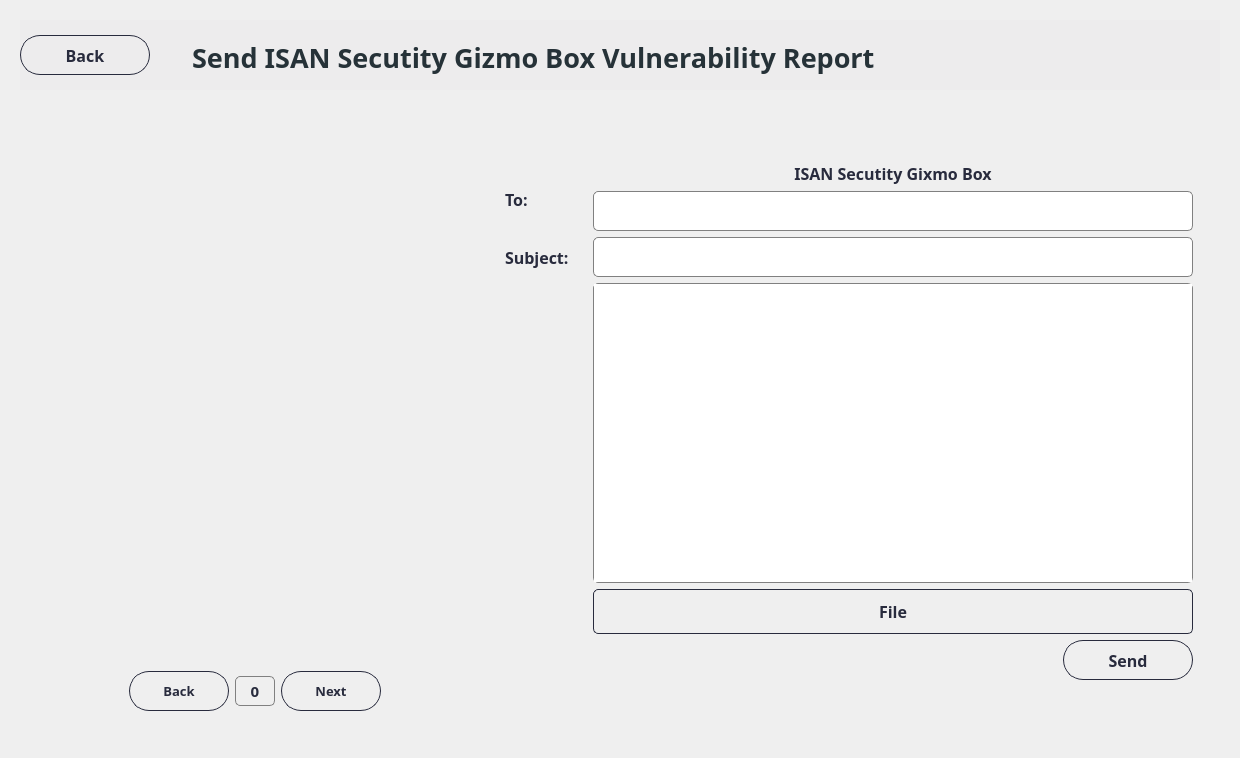
      <widget class="QWidget" name="page_vulner_email">
       <layout class="QHBoxLayout" name="horizontalLayout_67">
        <item>
         <widget class="QWidget" name="widget_126" native="true">
          <property name="styleSheet">
           <string notr="true">QWidget#widget_140{
    border: 1px solid rgb(237, 236, 237); /* Set the &quot;groove&quot; border style for the specific widgets */
	background-color: rgb(237, 236, 237);
}
</string>
          </property>
          <layout class="QVBoxLayout" name="verticalLayout_44">
           <property name="spacing">
            <number>30</number>
           </property>
           <item>
            <widget class="QWidget" name="widget_140" native="true">
             <property name="minimumSize">
              <size>
               <width>1200</width>
               <height>70</height>
              </size>
             </property>
             <property name="maximumSize">
              <size>
               <width>16777215</width>
               <height>70</height>
              </size>
             </property>
             <property name="styleSheet">
              <string notr="true"/>
             </property>
             <widget class="QWidget" name="widget_141" native="true">
              <property name="geometry">
               <rect>
                <x>0</x>
                <y>5</y>
                <width>152</width>
                <height>60</height>
               </rect>
              </property>
              <property name="minimumSize">
               <size>
                <width>0</width>
                <height>60</height>
               </size>
              </property>
              <property name="maximumSize">
               <size>
                <width>16777215</width>
                <height>60</height>
               </size>
              </property>
              <property name="styleSheet">
               <string notr="true">color:rgb(65,155,249);
background-color: rgb(237, 236, 237);
border-radius: 20px;</string>
              </property>
              <layout class="QHBoxLayout" name="horizontalLayout_70">
               <item alignment="Qt::AlignLeft">
                <widget class="QPushButton" name="btn_backEmail_vulner">
                 <property name="minimumSize">
                  <size>
                   <width>130</width>
                   <height>40</height>
                  </size>
                 </property>
                 <property name="maximumSize">
                  <size>
                   <width>130</width>
                   <height>40</height>
                  </size>
                 </property>
                 <property name="font">
                  <font>
                   <family>Barlow</family>
                   <pointsize>12</pointsize>
                   <weight>75</weight>
                   <bold>true</bold>
                  </font>
                 </property>
                 <property name="cursor">
                  <cursorShape>PointingHandCursor</cursorShape>
                 </property>
                 <property name="styleSheet">
                  <string notr="true">QPushButton {    
    border: 1px solid rgba(40,43,61,255) ;
    border-radius: 20px;
    padding: 5px 10px;
	color: rgba(40,43,61,255) ;
}

QPushButton:hover {
    background-color: ;
}
</string>
                 </property>
                 <property name="text">
                  <string>Back</string>
                 </property>
                 <property name="icon">
                  <iconset>
                   <normaloff>../icons/icons8-go-back-45.png</normaloff>../icons/icons8-go-back-45.png</iconset>
                 </property>
                 <property name="iconSize">
                  <size>
                   <width>35</width>
                   <height>35</height>
                  </size>
                 </property>
                </widget>
               </item>
              </layout>
             </widget>
             <widget class="QLabel" name="label_headofEmail_vulner">
              <property name="geometry">
               <rect>
                <x>152</x>
                <y>15</y>
                <width>900</width>
                <height>45</height>
               </rect>
              </property>
              <property name="minimumSize">
               <size>
                <width>900</width>
                <height>45</height>
               </size>
              </property>
              <property name="maximumSize">
               <size>
                <width>16777215</width>
                <height>16777215</height>
               </size>
              </property>
              <property name="font">
               <font>
                <family>Barlow</family>
                <pointsize>20</pointsize>
                <weight>75</weight>
                <bold>true</bold>
               </font>
              </property>
              <property name="styleSheet">
               <string notr="true">color: rgb(38, 50, 56);</string>
              </property>
              <property name="text">
               <string>Send ISAN Secutity Gizmo Box Vulnerability Report</string>
              </property>
              <property name="alignment">
               <set>Qt::AlignLeading|Qt::AlignLeft|Qt::AlignVCenter</set>
              </property>
              <property name="margin">
               <number>0</number>
              </property>
              <property name="indent">
               <number>20</number>
              </property>
             </widget>
            </widget>
           </item>
           <item>
            <widget class="QWidget" name="widget_137" native="true">
             <property name="font">
              <font>
               <family>Bahnschrift SemiBold</family>
               <pointsize>12</pointsize>
               <weight>75</weight>
               <bold>true</bold>
              </font>
             </property>
             <layout class="QHBoxLayout" name="horizontalLayout_68">
              <item>
               <widget class="QWidget" name="widget_132" native="true">
                <layout class="QVBoxLayout" name="verticalLayout_69">
                 <item>
                  <widget class="QWidget" name="widget_139" native="true">
                   <layout class="QHBoxLayout" name="horizontalLayout_72">
                    <item>
                     <widget class="QLabel" name="label_report_vulner">
                      <property name="minimumSize">
                       <size>
                        <width>400</width>
                        <height>500</height>
                       </size>
                      </property>
                      <property name="maximumSize">
                       <size>
                        <width>400</width>
                        <height>500</height>
                       </size>
                      </property>
                      <property name="font">
                       <font>
                        <family>Barlow</family>
                       </font>
                      </property>
                      <property name="text">
                       <string/>
                      </property>
                      <property name="pixmap">
                       <pixmap>../../../../../../.designer/backup/C:/Users/kanja/OneDrive/Pictures/Screenshots/Screenshot 2023-10-16 152325.png</pixmap>
                      </property>
                      <property name="scaledContents">
                       <bool>true</bool>
                      </property>
                     </widget>
                    </item>
                   </layout>
                  </widget>
                 </item>
                 <item alignment="Qt::AlignHCenter|Qt::AlignTop">
                  <widget class="QWidget" name="widget_142" native="true">
                   <layout class="QHBoxLayout" name="horizontalLayout_71">
                    <item>
                     <widget class="QPushButton" name="btn_backReport_vulner">
                      <property name="minimumSize">
                       <size>
                        <width>100</width>
                        <height>40</height>
                       </size>
                      </property>
                      <property name="maximumSize">
                       <size>
                        <width>100</width>
                        <height>40</height>
                       </size>
                      </property>
                      <property name="font">
                       <font>
                        <family>Barlow</family>
                        <pointsize>10</pointsize>
                        <weight>75</weight>
                        <bold>true</bold>
                       </font>
                      </property>
                      <property name="cursor">
                       <cursorShape>PointingHandCursor</cursorShape>
                      </property>
                      <property name="styleSheet">
                       <string notr="true">QPushButton {    
    border: 1px solid rgba(40,43,61,255) ;
    border-radius: 20px;
    padding: 5px 10px;
	color: rgba(40,43,61,255) ;
}

QPushButton:hover {
    background-color: ;
}
</string>
                      </property>
                      <property name="text">
                       <string>Back</string>
                      </property>
                      <property name="icon">
                       <iconset>
                        <normaloff>../../../../../../.designer/backup/C:/Users/kanja/Downloads/icon_back.png</normaloff>../../../../../../.designer/backup/C:/Users/kanja/Downloads/icon_back.png</iconset>
                      </property>
                      <property name="iconSize">
                       <size>
                        <width>35</width>
                        <height>35</height>
                       </size>
                      </property>
                     </widget>
                    </item>
                    <item>
                     <widget class="QLabel" name="label_countPageReport_vulner">
                      <property name="minimumSize">
                       <size>
                        <width>40</width>
                        <height>30</height>
                       </size>
                      </property>
                      <property name="maximumSize">
                       <size>
                        <width>40</width>
                        <height>30</height>
                       </size>
                      </property>
                      <property name="font">
                       <font>
                        <family>Barlow</family>
                        <pointsize>11</pointsize>
                        <weight>75</weight>
                        <bold>true</bold>
                       </font>
                      </property>
                      <property name="styleSheet">
                       <string notr="true">QLabel {
  border: 1px solid gray;
  color: rgba(40,43,61,255);
  border-radius: 5px;
}

</string>
                      </property>
                      <property name="text">
                       <string>0</string>
                      </property>
                      <property name="alignment">
                       <set>Qt::AlignCenter</set>
                      </property>
                     </widget>
                    </item>
                    <item>
                     <widget class="QPushButton" name="btn_nextReport_vulner">
                      <property name="minimumSize">
                       <size>
                        <width>100</width>
                        <height>40</height>
                       </size>
                      </property>
                      <property name="maximumSize">
                       <size>
                        <width>100</width>
                        <height>40</height>
                       </size>
                      </property>
                      <property name="font">
                       <font>
                        <family>Barlow</family>
                        <pointsize>10</pointsize>
                        <weight>75</weight>
                        <bold>true</bold>
                       </font>
                      </property>
                      <property name="cursor">
                       <cursorShape>PointingHandCursor</cursorShape>
                      </property>
                      <property name="layoutDirection">
                       <enum>Qt::RightToLeft</enum>
                      </property>
                      <property name="styleSheet">
                       <string notr="true">QPushButton {    
    border: 1px solid rgba(40,43,61,255) ;
    border-radius: 20px;
    padding: 5px 10px;
	color: rgba(40,43,61,255) ;
}

QPushButton:hover {
    background-color: ;
}
</string>
                      </property>
                      <property name="text">
                       <string>Next</string>
                      </property>
                      <property name="icon">
                       <iconset>
                        <normaloff>../../../../../../.designer/backup/C:/Users/kanja/Downloads/icon_next.png</normaloff>../../../../../../.designer/backup/C:/Users/kanja/Downloads/icon_next.png</iconset>
                      </property>
                      <property name="iconSize">
                       <size>
                        <width>35</width>
                        <height>35</height>
                       </size>
                      </property>
                     </widget>
                    </item>
                   </layout>
                  </widget>
                 </item>
                </layout>
               </widget>
              </item>
              <item>
               <widget class="QWidget" name="widget_138" native="true">
                <property name="minimumSize">
                 <size>
                  <width>100</width>
                  <height>570</height>
                 </size>
                </property>
                <property name="maximumSize">
                 <size>
                  <width>16777215</width>
                  <height>570</height>
                 </size>
                </property>
                <property name="styleSheet">
                 <string notr="true"/>
                </property>
                <layout class="QHBoxLayout" name="horizontalLayout_69">
                 <item alignment="Qt::AlignRight|Qt::AlignTop">
                  <widget class="QWidget" name="widget_128" native="true">
                   <property name="minimumSize">
                    <size>
                     <width>0</width>
                     <height>150</height>
                    </size>
                   </property>
                   <property name="maximumSize">
                    <size>
                     <width>16777215</width>
                     <height>150</height>
                    </size>
                   </property>
                   <layout class="QVBoxLayout" name="verticalLayout_62">
                    <item>
                     <widget class="QLabel" name="label_to_vulner">
                      <property name="minimumSize">
                       <size>
                        <width>0</width>
                        <height>0</height>
                       </size>
                      </property>
                      <property name="maximumSize">
                       <size>
                        <width>16777215</width>
                        <height>30</height>
                       </size>
                      </property>
                      <property name="font">
                       <font>
                        <family>Barlow</family>
                        <pointsize>12</pointsize>
                        <weight>75</weight>
                        <bold>true</bold>
                       </font>
                      </property>
                      <property name="styleSheet">
                       <string notr="true">color: rgba(40,43,61,255) ;</string>
                      </property>
                      <property name="text">
                       <string>To:</string>
                      </property>
                     </widget>
                    </item>
                    <item>
                     <widget class="QLabel" name="label_subject_vulner">
                      <property name="minimumSize">
                       <size>
                        <width>0</width>
                        <height>0</height>
                       </size>
                      </property>
                      <property name="maximumSize">
                       <size>
                        <width>16777215</width>
                        <height>30</height>
                       </size>
                      </property>
                      <property name="font">
                       <font>
                        <family>Barlow</family>
                        <pointsize>12</pointsize>
                        <weight>75</weight>
                        <bold>true</bold>
                       </font>
                      </property>
                      <property name="styleSheet">
                       <string notr="true">color: rgba(40,43,61,255) ;</string>
                      </property>
                      <property name="text">
                       <string>Subject:</string>
                      </property>
                     </widget>
                    </item>
                   </layout>
                  </widget>
                 </item>
                 <item alignment="Qt::AlignLeft|Qt::AlignTop">
                  <widget class="QWidget" name="widget_127" native="true">
                   <layout class="QVBoxLayout" name="verticalLayout_10">
                    <item>
                     <widget class="QLabel" name="label_header_email_vulner">
                      <property name="font">
                       <font>
                        <family>Barlow</family>
                        <pointsize>12</pointsize>
                        <weight>75</weight>
                        <bold>true</bold>
                       </font>
                      </property>
                      <property name="styleSheet">
                       <string notr="true">color: rgba(40,43,61,255) ;</string>
                      </property>
                      <property name="text">
                       <string>ISAN Secutity Gixmo Box</string>
                      </property>
                      <property name="alignment">
                       <set>Qt::AlignCenter</set>
                      </property>
                     </widget>
                    </item>
                    <item>
                     <widget class="QLineEdit" name="lineEdit_to_email_vulner">
                      <property name="minimumSize">
                       <size>
                        <width>600</width>
                        <height>40</height>
                       </size>
                      </property>
                      <property name="maximumSize">
                       <size>
                        <width>600</width>
                        <height>40</height>
                       </size>
                      </property>
                      <property name="font">
                       <font>
                        <family>Barlow</family>
                       </font>
                      </property>
                      <property name="styleSheet">
                       <string notr="true">QLineEdit {
  border: 1px solid gray;
  color: rgba(40,43,61,255);
  border-radius: 5px;
}

QLineEdit:hover {
  border: 2px solid;
  border-color: rgba(0,143,255,255);
}
QLineEdit:focus {
  border: 1px solid;
  border-color: rgba(88,199,141,255);
}
</string>
                      </property>
                     </widget>
                    </item>
                    <item>
                     <widget class="QLineEdit" name="lineEdit_subject_email_vulner">
                      <property name="minimumSize">
                       <size>
                        <width>600</width>
                        <height>40</height>
                       </size>
                      </property>
                      <property name="maximumSize">
                       <size>
                        <width>600</width>
                        <height>40</height>
                       </size>
                      </property>
                      <property name="font">
                       <font>
                        <family>Barlow</family>
                       </font>
                      </property>
                      <property name="styleSheet">
                       <string notr="true">QLineEdit {
  border: 1px solid gray;
  color: rgba(40,43,61,255);
  border-radius: 5px;
}

QLineEdit:hover {
  border: 2px solid;
  border-color: rgba(0,143,255,255);
}
QLineEdit:focus {
  border: 1px solid;
  border-color: rgba(88,199,141,255);
}
</string>
                      </property>
                     </widget>
                    </item>
                    <item>
                     <widget class="QTextEdit" name="textEdit_body_email_vulner">
                      <property name="minimumSize">
                       <size>
                        <width>0</width>
                        <height>300</height>
                       </size>
                      </property>
                      <property name="font">
                       <font>
                        <family>Barlow</family>
                       </font>
                      </property>
                      <property name="styleSheet">
                       <string notr="true">QTextEdit {
  border: 1px solid gray;
  color: rgba(40,43,61,255);
  border-radius: 5px;
}

QTextEdit:hover {
  border: 2px solid;
  border-color: rgba(0,143,255,255);
}
QTextEdit:focus {
  border: 1px solid;
  border-color: rgba(88,199,141,255);
}
</string>
                      </property>
                     </widget>
                    </item>
                    <item>
                     <widget class="QPushButton" name="btn_file_email_vulner">
                      <property name="minimumSize">
                       <size>
                        <width>600</width>
                        <height>45</height>
                       </size>
                      </property>
                      <property name="maximumSize">
                       <size>
                        <width>600</width>
                        <height>45</height>
                       </size>
                      </property>
                      <property name="font">
                       <font>
                        <family>Barlow</family>
                        <pointsize>12</pointsize>
                        <weight>75</weight>
                        <bold>true</bold>
                       </font>
                      </property>
                      <property name="styleSheet">
                       <string notr="true">QPushButton {    
    border: 1px solid rgba(40,43,61,255) ;
    border-radius: 5px;
    padding: 5px 10px;
	color: rgba(40,43,61,255) ;
}

QPushButton:hover {
    background-color: ;
}
</string>
                      </property>
                      <property name="text">
                       <string>File</string>
                      </property>
                     </widget>
                    </item>
                    <item alignment="Qt::AlignRight">
                     <widget class="QPushButton" name="btn_sendReport_email_vulner">
                      <property name="minimumSize">
                       <size>
                        <width>130</width>
                        <height>40</height>
                       </size>
                      </property>
                      <property name="maximumSize">
                       <size>
                        <width>130</width>
                        <height>40</height>
                       </size>
                      </property>
                      <property name="font">
                       <font>
                        <family>Barlow</family>
                        <pointsize>12</pointsize>
                        <weight>75</weight>
                        <bold>true</bold>
                       </font>
                      </property>
                      <property name="cursor">
                       <cursorShape>PointingHandCursor</cursorShape>
                      </property>
                      <property name="styleSheet">
                       <string notr="true">QPushButton {    
    border: 1px solid rgba(40,43,61,255) ;
    border-radius: 20px;
    padding: 5px 10px;
	color: rgba(40,43,61,255) ;
}

QPushButton:hover {
    background-color: ;
}
</string>
                      </property>
                      <property name="text">
                       <string>Send</string>
                      </property>
                     </widget>
                    </item>
                   </layout>
                  </widget>
                 </item>
                </layout>
               </widget>
              </item>
             </layout>
            </widget>
           </item>
          </layout>
         </widget>
        </item>
       </layout>
      </widget>
